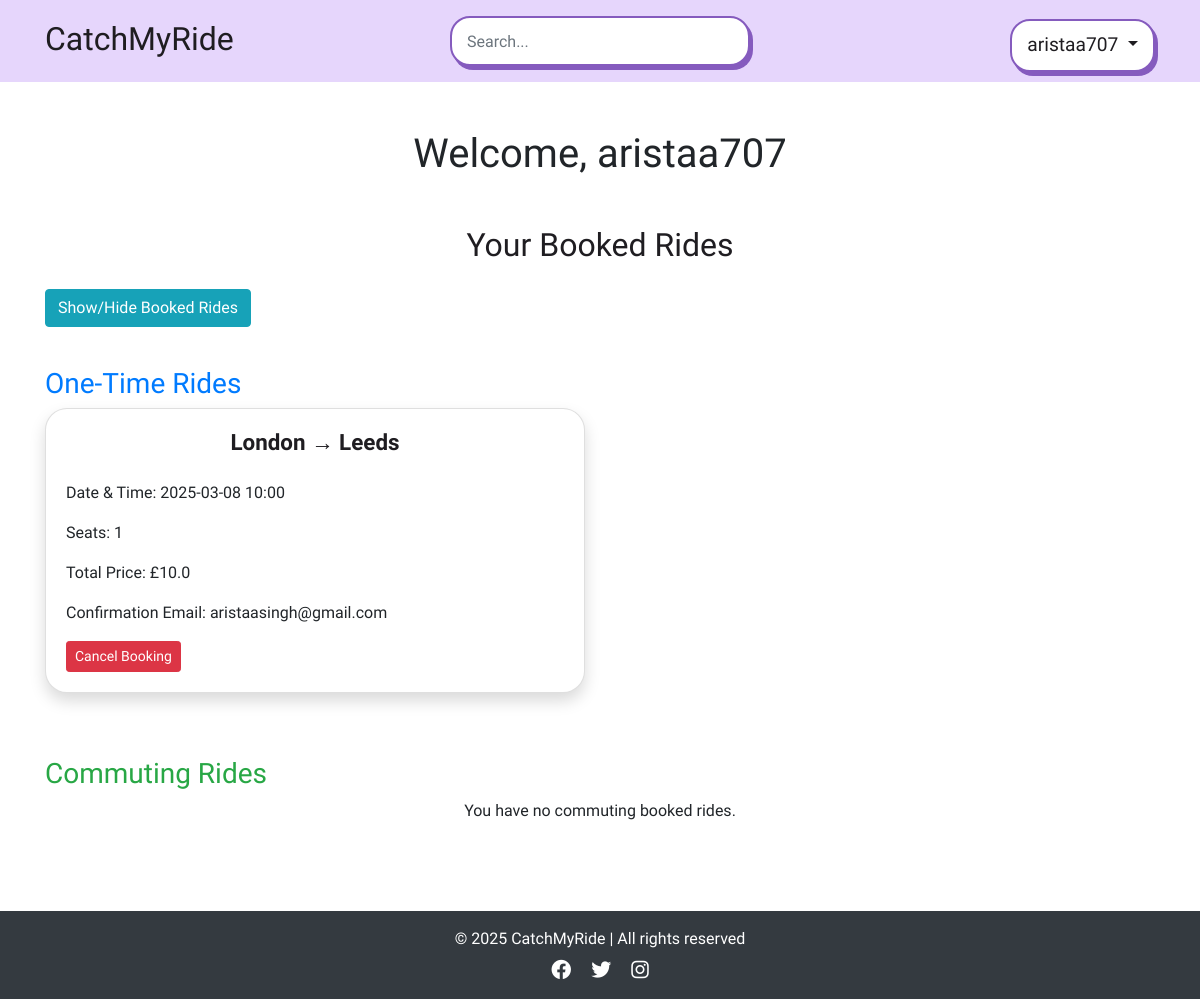
/dashboard (signed in), run on an earlier commit of the app's database.
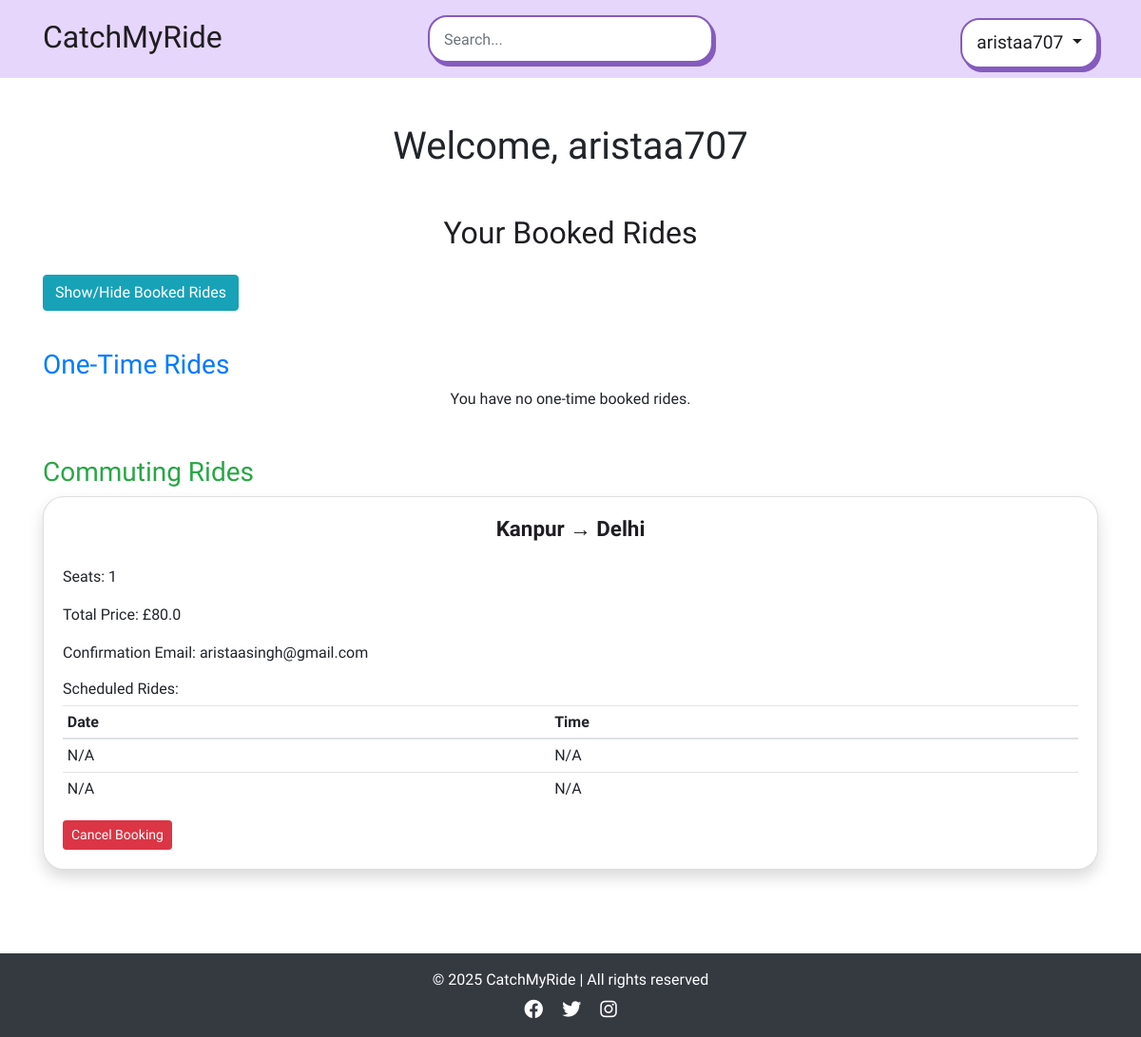
And on a later commit of the database.
### app/models.py (models this page shows, shortened)
class publish_ride(db.Model):
    id = db.Column(db.Integer, primary_key=True)
    driver_id = db.Column(db.Integer, db.ForeignKey('user.id'), nullable=False)
    driver_name = db.Column(db.String(100), nullable=False)  # Added Driver Name
    from_location = db.Column(db.String(200), nullable=False)
    to_location = db.Column(db.String(200), nullable=False)
    date_time = db.Column(db.DateTime, nullable=True)  # Now optional
    available_seats_per_date = db.Column(db.JSON, nullable=True)
    price_per_seat = db.Column(db.Float, nullable=False)
    category = db.Column(db.String(50), nullable=False)
    recurrence_dates = db.Column(db.String(255), nullable=True)
    commute_times = db.Column(db.String(255), nullable=True)  # Stores commute time slots
    is_available = db.Column(db.Boolean, default=True)

class book_ride(db.Model):
    id = db.Column(db.Integer, primary_key=True)
    user_id = db.Column(db.Integer, db.ForeignKey('user.id'), nullable=False)
    ride_id = db.Column(db.Integer, db.ForeignKey('publish_ride.id'), nullable=False)
    status = db.Column(db.String(20), default="Booked")
    total_price = db.Column(db.Float, nullable=False)  # Stores the total price of the booking
    seats_selected = db.Column(db.Integer, nullable=False)  # Stores the number of seats selected
    confirmation_email = db.Column(db.String(150), nullable=False)  # Stores the email address for confirmation
    ride_date = db.Column(db.DateTime, nullable=True)  # ✅ Make this nullable for commuting rides
    ride = db.relationship('publish_ride', backref='bookings')

### app/views.py (the view)
@app.route('/dashboard', methods=['GET'])
@login_required
def dashboard():
    booked_rides = book_ride.query.filter_by(user_id=current_user.id).all()
    one_time_rides = []
    commuting_rides = {}
    for ride in booked_rides:
        if ride.ride is None:
            print(f" Ride object missing for booking ID {ride.id}")
            continue
        ride_data = {
            "booking_id": ride.id,
            "from": ride.ride.from_location,
            "to": ride.ride.to_location,
            "seats_selected": ride.seats_selected,
            "total_price": ride.total_price,
            "confirmation_email": ride.confirmation_email,
            "ride_id": ride.ride.id
        }
        if ride.ride.category == "one-time":
            ride_data["date_time"] = ride.ride.date_time.strftime('%Y-%m-%d %H:%M') if ride.ride.date_time else "N/A"
            one_time_rides.append(ride_data)
        else:
            ride_date = ride.ride_date.strftime('%Y-%m-%d') if ride.ride_date else "N/A"
            ride_time = ride.ride_time if hasattr(ride, "ride_time") and ride.ride_time else "N/A"
            if ride.ride.id not in commuting_rides:
                commuting_rides[ride.ride.id] = {
                    "from": ride.ride.from_location,
                    "to": ride.ride.to_location,
                    "confirmation_email": ride.confirmation_email,
                    "seats_selected": ride.seats_selected,
                    "total_price": ride.total_price,
                    "ride_id": ride.ride.id,
                    "dates_times": []  # Store multiple commuting instances
                }
            commuting_rides[ride.ride.id]["dates_times"].append({"date": ride_date, "time": ride_time})
    return render_template(
        'dashboard.html',
        one_time_rides=one_time_rides,
        commuting_rides=commuting_rides
    )

### app/views.py (called while the page is built)
@login_manager.user_loader
def load_user(user_id):
    return User.query.get(int(user_id))

@app.context_processor
def inject_user():
    return dict(user=current_user)

### app/templates/dashboard.html (shortened to what this page needs)
{% extends "base.html" %}
{% block content %}
<div class="container mt-5">
    <h1 class="text-center mb-4">Welcome, {{ current_user.username }}</h1>
    <br>
    <h2 class="text-center mb-4">Your Booked Rides</h2>
    <button class="btn btn-info mb-3" id="toggleBookings">Show/Hide Booked Rides</button>
    <div id="bookingsContainer">
        <h3 class="text-primary mt-4">One-Time Rides</h3>
        {% if one_time_rides %}
            <div class="row">
                {% for ride in one_time_rides %}
                    <div class="col-md-6">
                        <div class="card mb-3 shadow">
                            <div class="card-body">
                                <h5 class="card-title">{{ ride.from }} → {{ ride.to }}</h5>
                                <p><strong>Date & Time:</strong> {{ ride.date_time }}</p>
                                <p><strong>Seats:</strong> {{ ride.seats_selected }}</p>
                                <p><strong>Total Price:</strong> £{{ ride.total_price }}</p>
                                <p><strong>Confirmation Email:</strong> {{ ride.confirmation_email }}</p>
                                <form method="POST" action="{{ url_for('cancel_booking', booking_id=ride.booking_id) }}">
                                    <button type="submit" class="btn btn-danger btn-sm">Cancel Booking</button>
                                </form>
                            </div>
                        </div>
                    </div>
                {% endfor %}
            </div>
        {% else %}
            <p class="text-center">You have no one-time booked rides.</p>
        {% endif %}
        <h3 class="text-success mt-5">Commuting Rides</h3>
        {% if commuting_rides %}
            {% for ride_id, ride in commuting_rides.items() %}
                <div class="card mb-3 shadow">
                    <div class="card-body">
                        <h5 class="card-title">{{ ride.from }} → {{ ride.to }}</h5>
                        <p><strong>Seats:</strong> {{ ride.seats_selected }}</p>
                        <p><strong>Total Price:</strong> £{{ ride.total_price }}</p>
                        <p><strong>Confirmation Email:</strong> {{ ride.confirmation_email }}</p>
                        <h6 class="mt-3">Scheduled Rides:</h6>
                        <table class="table table-sm">
                            <thead>
                                <tr>
                                    <th>Date</th>
                                    <th>Time</th>
                                </tr>
                            </thead>
                            <tbody>
                                {% for entry in ride.dates_times %}
                                    <tr>
                                        <td>{{ entry.date }}</td>
                                        <td>{{ entry.time }}</td>
                                    </tr>
                                {% endfor %}
                            </tbody>
                        </table>
                        <div class="mt-3">
                            <form method="POST" action="{{ url_for('cancel_booking', booking_id=ride_id) }}">
                                <button type="submit" class="btn btn-danger btn-sm">Cancel Booking</button>
                            </form>
                        </div>
                    </div>
                </div>
            {% endfor %}
        {% else %}
            <p class="text-center">You have no commuting booked rides.</p>
        {% endif %}
    </div>
</div>
{% endblock %}

What changed in the data, as far as the page shows it:
no longer on this page (row unchanged): publish_ride: from "London", to "Leeds"
removed book_ride: total_price "10.0", confirmation_email "aristaasingh@gmail.com"
now on this page (row unchanged): publish_ride: from "Kanpur", to "Delhi"
added book_ride: total_price "80.0", confirmation_email "aristaasingh@gmail.com"
Also different on the page:
text no longer shown: "You have no commuting booked rides."
text now shown: "You have no one-time booked rides."
new list line: "→ Seats: 1 Total Price: £ Confirmation Email: Scheduled Rides: Date Time N/A N/A N/A N/A Cancel Booking"
list line gone: "→ Date & Time: 2025-03-08 10:00 Seats: 1 Total Price: £ Confirmation Email: Cancel Booking"
